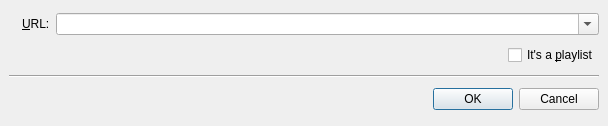
<ui version="4.0" >
 <class>InputURL</class>
 <widget class="QDialog" name="InputURL" >
  <property name="geometry" >
   <rect>
    <x>0</x>
    <y>0</y>
    <width>608</width>
    <height>126</height>
   </rect>
  </property>
  <property name="windowTitle" >
   <string>SMPlayer2 - Enter URL</string>
  </property>
  <layout class="QGridLayout" >
   <property name="margin" >
    <number>9</number>
   </property>
   <property name="spacing" >
    <number>6</number>
   </property>
   <item row="1" column="1" >
    <layout class="QHBoxLayout" >
     <property name="spacing" >
      <number>6</number>
     </property>
     <property name="margin" >
      <number>0</number>
     </property>
     <item>
      <spacer>
       <property name="orientation" >
        <enum>Qt::Horizontal</enum>
       </property>
       <property name="sizeHint" >
        <size>
         <width>40</width>
         <height>20</height>
        </size>
       </property>
      </spacer>
     </item>
     <item>
      <widget class="QCheckBox" name="playlist_check" >
       <property name="text" >
        <string>It's a &amp;playlist</string>
       </property>
      </widget>
     </item>
    </layout>
   </item>
   <item row="2" column="0" colspan="2" >
    <widget class="Line" name="line" >
     <property name="orientation" >
      <enum>Qt::Horizontal</enum>
     </property>
    </widget>
   </item>
   <item row="3" column="0" colspan="2" >
    <widget class="QDialogButtonBox" name="buttonBox" >
     <property name="orientation" >
      <enum>Qt::Horizontal</enum>
     </property>
     <property name="standardButtons" >
      <set>QDialogButtonBox::Cancel|QDialogButtonBox::NoButton|QDialogButtonBox::Ok</set>
     </property>
    </widget>
   </item>
   <item row="0" column="1" >
    <layout class="QHBoxLayout" >
     <property name="spacing" >
      <number>6</number>
     </property>
     <property name="margin" >
      <number>0</number>
     </property>
     <item>
      <widget class="QLabel" name="label" >
       <property name="text" >
        <string>&amp;URL:</string>
       </property>
       <property name="buddy" >
        <cstring>url_edit</cstring>
       </property>
      </widget>
     </item>
     <item>
      <widget class="QComboBox" name="url_edit" >
       <property name="editable" >
        <bool>true</bool>
       </property>
       <property name="sizePolicy" >
        <sizepolicy vsizetype="Fixed" hsizetype="MinimumExpanding" >
         <horstretch>0</horstretch>
         <verstretch>0</verstretch>
        </sizepolicy>
       </property>
      </widget>
     </item>
    </layout>
   </item>
   <item rowspan="2" row="0" column="0" >
    <widget class="QLabel" name="url_icon" >
     <property name="text" >
      <string/>
     </property>
     <property name="pixmap" >
      <pixmap resource="icons.qrc" >:/icons-png/url_big.png</pixmap>
     </property>
    </widget>
   </item>
  </layout>
 </widget>
 <tabstops>
  <tabstop>url_edit</tabstop>
  <tabstop>playlist_check</tabstop>
  <tabstop>buttonBox</tabstop>
 </tabstops>
 <resources>
  <include location="icons.qrc" />
 </resources>
 <connections>
  <connection>
   <sender>buttonBox</sender>
   <signal>accepted()</signal>
   <receiver>InputURL</receiver>
   <slot>accept()</slot>
   <hints>
    <hint type="sourcelabel" >
     <x>248</x>
     <y>254</y>
    </hint>
    <hint type="destinationlabel" >
     <x>157</x>
     <y>274</y>
    </hint>
   </hints>
  </connection>
  <connection>
   <sender>buttonBox</sender>
   <signal>rejected()</signal>
   <receiver>InputURL</receiver>
   <slot>reject()</slot>
   <hints>
    <hint type="sourcelabel" >
     <x>316</x>
     <y>260</y>
    </hint>
    <hint type="destinationlabel" >
     <x>286</x>
     <y>274</y>
    </hint>
   </hints>
  </connection>
 </connections>
</ui>
